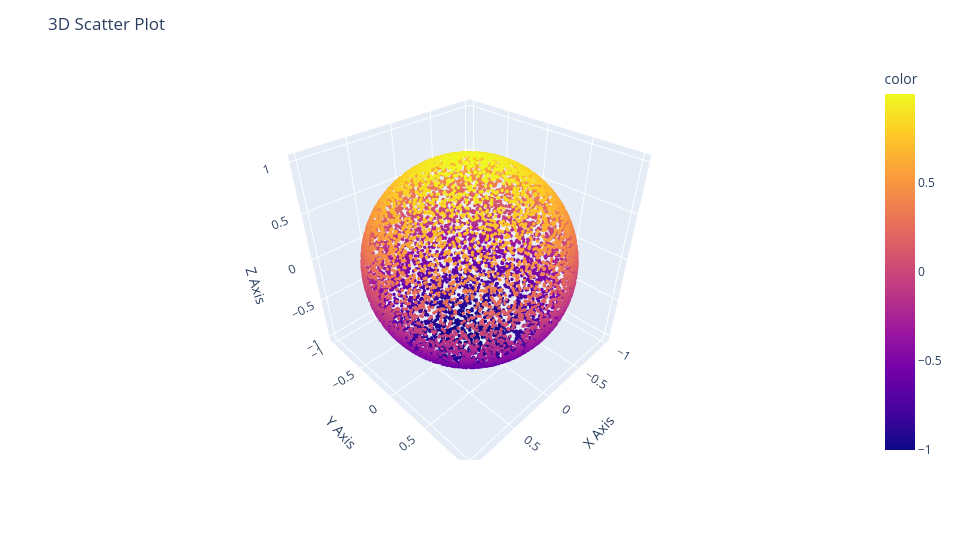

The notebook cell this image was saved under:
### Markdown cell above
#### 6.1.1 Visualising the Isotropic Unit Vectors

To verify the uniformity of the generated directions, we visualise many unit vectors in 3D space. 
A truly isotropic distribution should appear as a uniform scatter of points across the surface of a sphere.

### Code cell
def visualize_random_unit_vectors():
    x,y,z = zip(*[(x,y,z) for x,y,z in [generate_random_unit_vector() for _ in range(10000)]])

    fig = px.scatter_3d(
        x=x, y=y, z=z, color=z,
        labels={'x': 'X Axis', 'y': 'Y Axis', 'z': 'Z Axis'}
    )
    fig.update_traces(marker=dict(size=2))  # Smaller points
    fig.update_layout(
        title="3D Scatter Plot"
    )
    plot(fig)

visualize_random_unit_vectors()

### Figure 1 — Plotly figure (JSON) as saved in the notebook; plotly's stock layout.template omitted (floating-point values rounded to 4 significant figures; data arrays with more than 128 entries replaced by an {"elided": "..."} marker saying what was removed)
{"data": [{"hovertemplate": "X Axis=%{x}<br>Y Axis=%{y}<br>Z Axis=%{z}<br>color=%{marker.color}<extra></extra>", "legendgroup": "", "marker": {"color": {"elided": "10000 float values"}, "coloraxis": "coloraxis", "size": 2, "symbol": "circle"}, "mode": "markers", "name": "", "scene": "scene", "showlegend": false, "type": "scatter3d", "x": {"elided": "10000 float values"}, "y": {"elided": "10000 float values"}, "z": {"elided": "10000 float values"}}], "layout": {"autosize": true, "coloraxis": {"colorbar": {"title": {"text": "color"}}, "colorscale": [[0, "#0d0887"], [0.1111, "#46039f"], [0.2222, "#7201a8"], [0.3333, "#9c179e"], [0.4444, "#bd3786"], [0.5556, "#d8576b"], [0.6667, "#ed7953"], [0.7778, "#fb9f3a"], [0.8889, "#fdca26"], [1, "#f0f921"]]}, "height": 540, "legend": {"tracegroupgap": 0}, "margin": {"t": 60}, "scene": {"domain": {"x": [0, 1], "y": [0, 1]}, "xaxis": {"title": {"text": "X Axis"}}, "yaxis": {"title": {"text": "Y Axis"}}, "zaxis": {"title": {"text": "Z Axis"}}}, "title": {"text": "3D Scatter Plot"}, "width": 960}}
